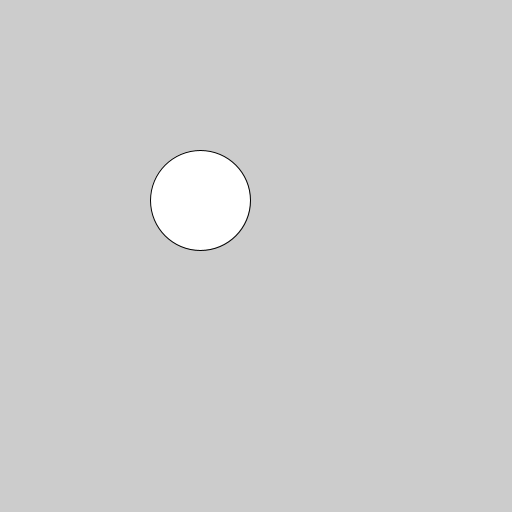
Frame 1 (no input)
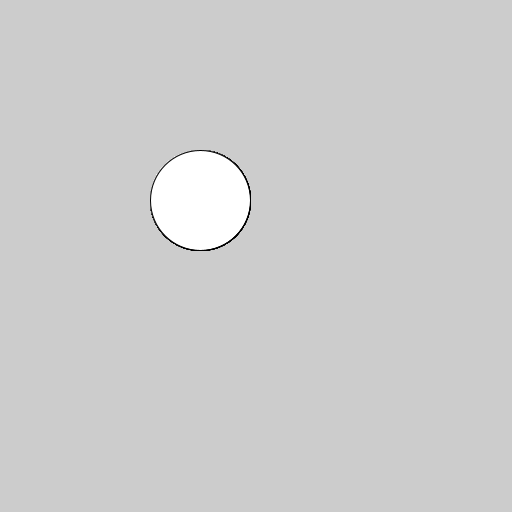
Frame 60 (the mouse pressed at the canvas centre just before this capture)
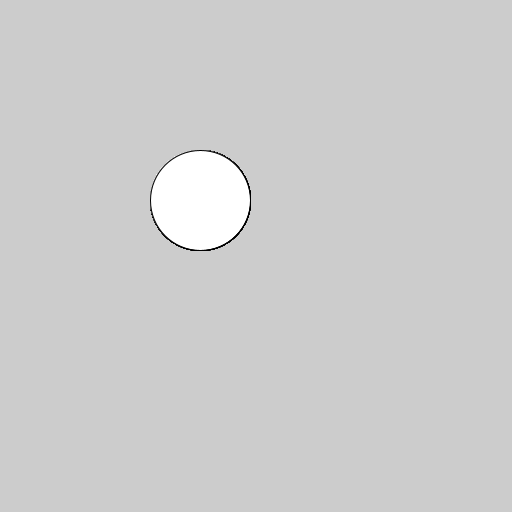
Frame 120 (the mouse held since frame 60 and released just before this capture)

The Processing sketch that drew these frames (run headless with seeded random() and noise(); from frame 60 on, the mouse is pressed at the canvas centre):

// Processing sketch: variables_1
// ── variables_1.pde
float tam = 100;

void setup(){
    size(512, 512);
}

void draw(){
    ellipse(200, 200, tam, tam);
}
